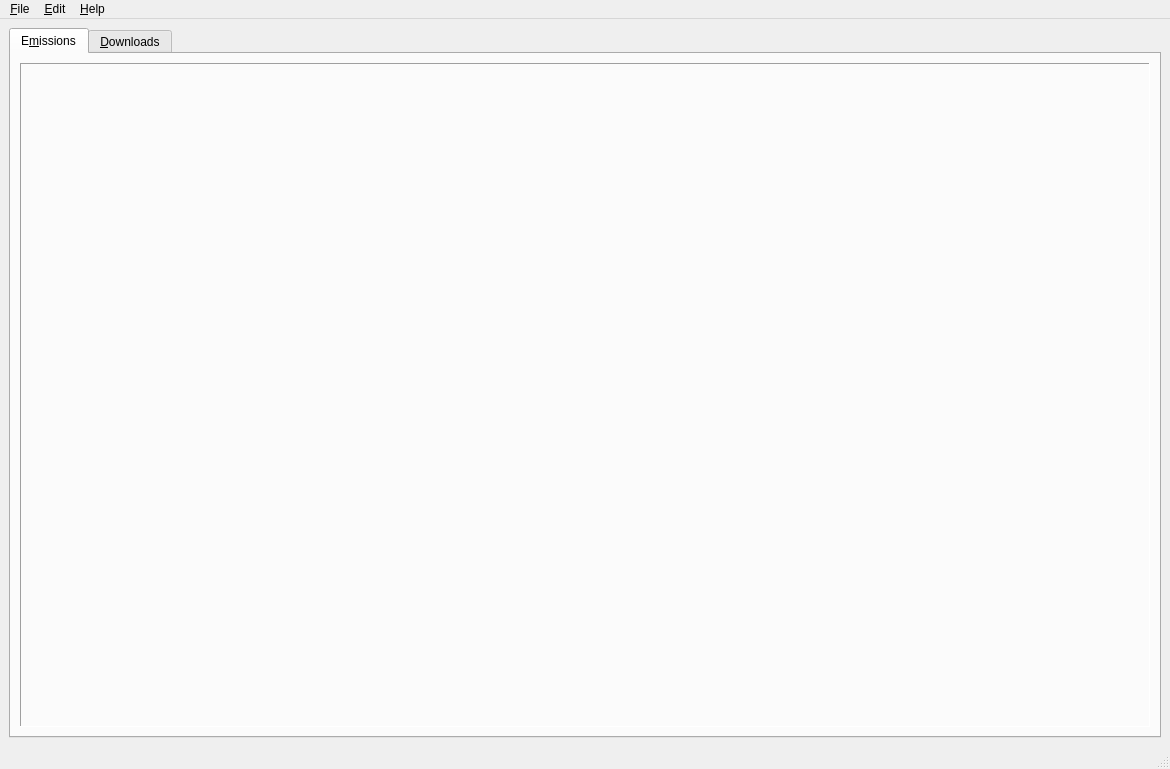
<?xml version="1.0" encoding="UTF-8"?>
<ui version="4.0">
 <class>main_window</class>
 <widget class="QMainWindow" name="main_window">
  <property name="geometry">
   <rect>
    <x>0</x>
    <y>0</y>
    <width>1170</width>
    <height>769</height>
   </rect>
  </property>
  <property name="windowTitle">
   <string>qtoutv</string>
  </property>
  <widget class="QWidget" name="centralwidget">
   <layout class="QHBoxLayout" name="horizontalLayout">
    <item>
     <widget class="QTabWidget" name="main_tabs">
      <property name="currentIndex">
       <number>0</number>
      </property>
      <widget class="QWidget" name="emissions_tab">
       <attribute name="title">
        <string>E&amp;missions</string>
       </attribute>
       <layout class="QVBoxLayout" name="verticalLayout">
        <item>
         <widget class="QFrame" name="infos_frame">
          <property name="frameShape">
           <enum>QFrame::Panel</enum>
          </property>
          <property name="frameShadow">
           <enum>QFrame::Sunken</enum>
          </property>
          <layout class="QHBoxLayout" name="horizontalLayout_2"/>
         </widget>
        </item>
       </layout>
      </widget>
      <widget class="QWidget" name="downloads_tab">
       <attribute name="title">
        <string>&amp;Downloads</string>
       </attribute>
       <layout class="QVBoxLayout" name="verticalLayout_2">
        <item>
         <widget class="QTableView" name="downloads_table"/>
        </item>
       </layout>
      </widget>
     </widget>
    </item>
   </layout>
  </widget>
  <widget class="QStatusBar" name="statusbar"/>
  <widget class="QMenuBar" name="menubar">
   <property name="geometry">
    <rect>
     <x>0</x>
     <y>0</y>
     <width>1170</width>
     <height>20</height>
    </rect>
   </property>
   <widget class="QMenu" name="file_menu">
    <property name="title">
     <string>&amp;File</string>
    </property>
    <addaction name="refresh_emissions_action"/>
    <addaction name="quit_action"/>
   </widget>
   <widget class="QMenu" name="edit_menu">
    <property name="title">
     <string>&amp;Edit</string>
    </property>
    <addaction name="preference_action"/>
   </widget>
   <widget class="QMenu" name="help_menu">
    <property name="title">
     <string>&amp;Help</string>
    </property>
    <addaction name="about_action"/>
   </widget>
   <addaction name="file_menu"/>
   <addaction name="edit_menu"/>
   <addaction name="help_menu"/>
  </widget>
  <action name="quit_action">
   <property name="text">
    <string>&amp;Quit</string>
   </property>
   <property name="menuRole">
    <enum>QAction::QuitRole</enum>
   </property>
  </action>
  <action name="preference_action">
   <property name="text">
    <string>&amp;Preferences</string>
   </property>
   <property name="menuRole">
    <enum>QAction::PreferencesRole</enum>
   </property>
  </action>
  <action name="about_action">
   <property name="text">
    <string>&amp;About</string>
   </property>
   <property name="menuRole">
    <enum>QAction::AboutQtRole</enum>
   </property>
  </action>
  <action name="refresh_emissions_action">
   <property name="text">
    <string>&amp;Refresh emissions</string>
   </property>
  </action>
 </widget>
 <resources/>
 <connections/>
</ui>
